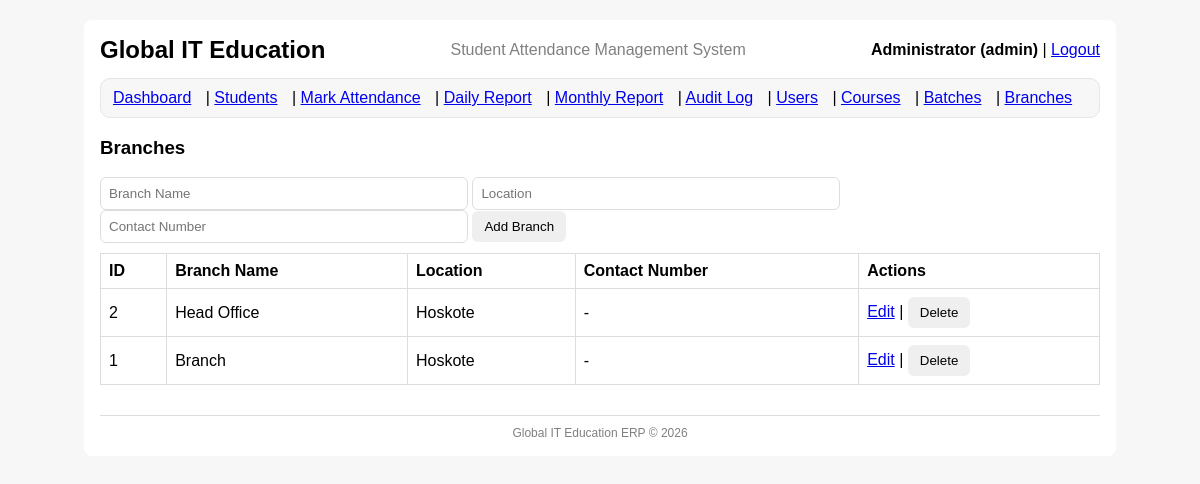
/branches (signed in), run on the app's committed database.
### tables this page shows
CREATE TABLE branches (
            id INTEGER PRIMARY KEY AUTOINCREMENT,
            branch_name TEXT NOT NULL UNIQUE,
            location TEXT,
            contact_number TEXT,
            is_active INTEGER NOT NULL DEFAULT 1
        );

### app.py (the view)
@app.route("/branches")
@admin_required
def branches():
    conn = get_conn()
    cur = conn.cursor()
    cur.execute("SELECT * FROM branches WHERE is_active=1 ORDER BY id DESC")
    branches_rows = cur.fetchall()
    conn.close()
    return render_template("branches.html", branches=branches_rows)

### auth.py (called while the page is built)
def admin_required(view_func):
    @wraps(view_func)
    def wrapper(*args, **kwargs):
        if "user_id" not in session:
            flash("Please login first.", "danger")
            return redirect(url_for("login"))
        if session.get("role") != "admin":
            flash("Admin access required.", "danger")
            return redirect(url_for("dashboard"))
        return view_func(*args, **kwargs)
    return wrapper

### db.py (called while the page is built)
def get_conn():
    conn = sqlite3.connect(DB_PATH)
    conn.row_factory = sqlite3.Row
    conn.execute("PRAGMA foreign_keys = ON;")
    return conn

### templates/branches.html
{% extends "base.html" %}
{% block content %}
<h3>Branches</h3>
<form method="post" action="{{ url_for('branch_add') }}">
    <input name="branch_name" placeholder="Branch Name" required>
    <input name="location" placeholder="Location">
    <input name="contact_number" placeholder="Contact Number">
    <button type="submit">Add Branch</button>
</form>
<table>
  <tr>
    <th>ID</th>
    <th>Branch Name</th>
    <th>Location</th>
    <th>Contact Number</th>
    <th>Actions</th>
  </tr>
  {% for b in branches %}
  <tr>
    <td>{{ b.id }}</td>
    <td>{{ b.branch_name }}</td>
    <td>{{ b.location or '-' }}</td>
    <td>{{ b.contact_number or '-' }}</td>
    <td>
      <a href="{{ url_for('branch_edit', branch_id=b.id) }}">Edit</a>
      |
      <form action="{{ url_for('branch_delete', branch_id=b.id) }}" method="post" style="display:inline;">
        <button type="submit" onclick="return confirm('Delete this branch?')">Delete</button>
      </form>
    </td>
  </tr>
  {% endfor %}
</table>
{% endblock %}

### static/style.css (style rules this page uses)
body { font-family: Arial, sans-serif; background:#f7f7f7; }
table { width:100%; border-collapse: collapse; margin-top: 10px; }
th, td { border: 1px solid #ddd; padding: 8px; text-align:left; }
input, select { width: 350px; max-width: 100%; padding: 8px; border:1px solid #ddd; border-radius: 6px; }
button { padding: 8px 12px; border:0; border-radius: 6px; cursor:pointer; }

### data on the page
branches: id "2", branch_name "Head Office", location "Hoskote", contact_number "-"
branches: id "1", branch_name "Branch", location "Hoskote", contact_number "-"

### other printed values
{{ session.get("full_name") }} "Administrator"
{{ session.get("username", "") }} "admin"
